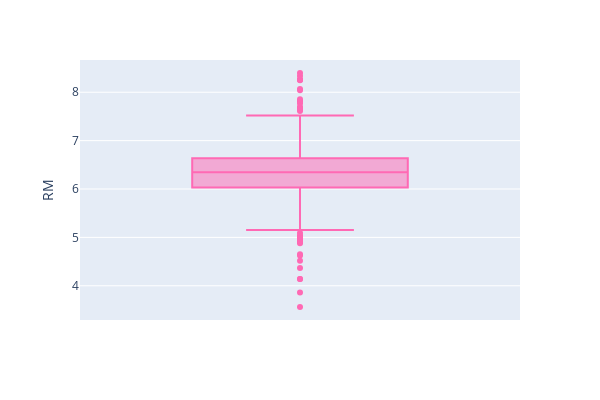

Write notebook code for a chart like this one.
### Markdown cell above
**Número médio de cômodos por casa no bairro**

### Code cell
boxplot = px.box(df, y = "RM", width=600, height=400, boxmode='overlay', color_discrete_sequence=["hotpink"])
boxplot.show()

### Figure 1 — Plotly figure (JSON) as saved in the notebook; plotly's stock layout.template omitted (floating-point values rounded to 4 significant figures; data arrays with more than 128 entries replaced by an {"elided": "..."} marker saying what was removed)
{"data": [{"alignmentgroup": "True", "hovertemplate": "RM=%{y}<extra></extra>", "legendgroup": "", "marker": {"color": "hotpink"}, "name": "", "notched": false, "offsetgroup": "", "orientation": "v", "showlegend": false, "type": "box", "x0": " ", "xaxis": "x", "y": {"elided": "2040 float values"}, "y0": " ", "yaxis": "y"}], "layout": {"boxmode": "overlay", "height": 400, "legend": {"tracegroupgap": 0}, "margin": {"t": 60}, "width": 600, "xaxis": {"anchor": "y", "domain": [0, 1]}, "yaxis": {"anchor": "x", "domain": [0, 1], "title": {"text": "RM"}}}}
